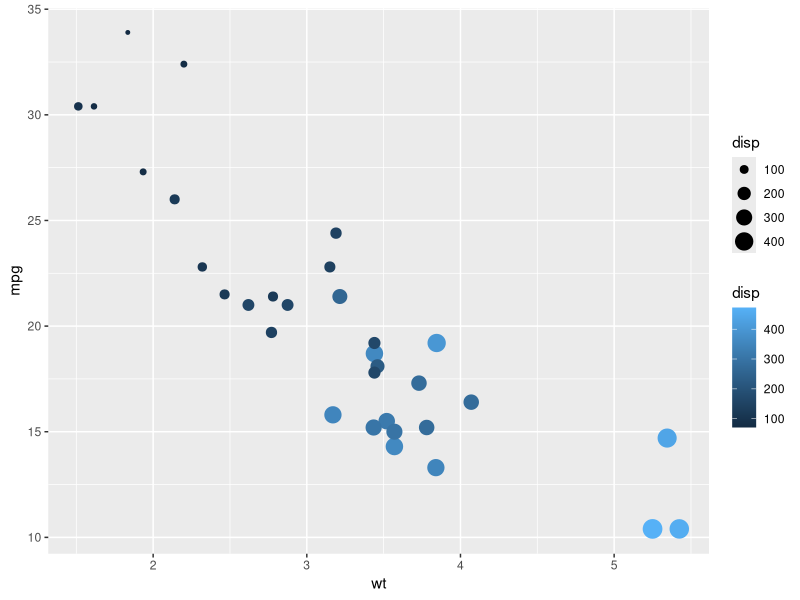

Write the R code that produced this figure.
# Introduction to Data Visualization with ggplot2 ----

## ggplot2 layers ----

# Restart Environment ----
rm(list = ls())

# Load data set ----
mtcars

# Load library ----
library(ggplot2)

# Code 1 ----

# Explore the mtcars data frame with str()
str(mtcars)

# Change the color aesthetic to a size aesthetic
ggplot(mtcars, aes(wt, mpg, color = disp, size = disp)) + # adding color and size argument
  geom_point()


